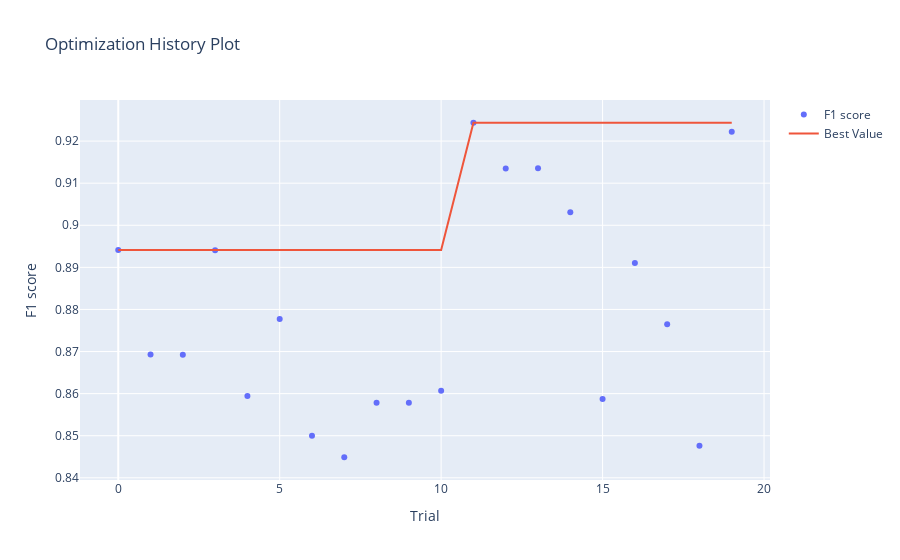

Notebook code cell kept with this figure:
### Code cell
# Визуализация работы подбора гиперпараметров
print(optuna.visualization.is_available())

optuna.visualization.plot_optimization_history(study, target_name='F1 score')

### Figure 1 — Plotly figure (JSON) as saved in the notebook; plotly's stock layout.template omitted (floating-point values rounded to 4 significant figures)
{"data": [{"mode": "markers", "name": "F1 score", "type": "scatter", "x": [0, 1, 2, 3, 4, 5, 6, 7, 8, 9, 10, 11, 12, 13, 14, 15, 16, 17, 18, 19], "y": [0.8941, 0.8693, 0.8693, 0.8941, 0.8595, 0.8777, 0.85, 0.8449, 0.8578, 0.8578, 0.8607, 0.9244, 0.9135, 0.9135, 0.9031, 0.8587, 0.891, 0.8765, 0.8476, 0.9222]}, {"mode": "lines", "name": "Best Value", "type": "scatter", "x": [0, 1, 2, 3, 4, 5, 6, 7, 8, 9, 10, 11, 12, 13, 14, 15, 16, 17, 18, 19], "y": [0.8941, 0.8941, 0.8941, 0.8941, 0.8941, 0.8941, 0.8941, 0.8941, 0.8941, 0.8941, 0.8941, 0.9244, 0.9244, 0.9244, 0.9244, 0.9244, 0.9244, 0.9244, 0.9244, 0.9244]}, {"marker": {"color": "#cccccc"}, "mode": "markers", "name": "Infeasible Trial", "showlegend": false, "type": "scatter", "x": [], "y": []}], "layout": {"title": {"text": "Optimization History Plot"}, "xaxis": {"title": {"text": "Trial"}}, "yaxis": {"title": {"text": "F1 score"}}}}
